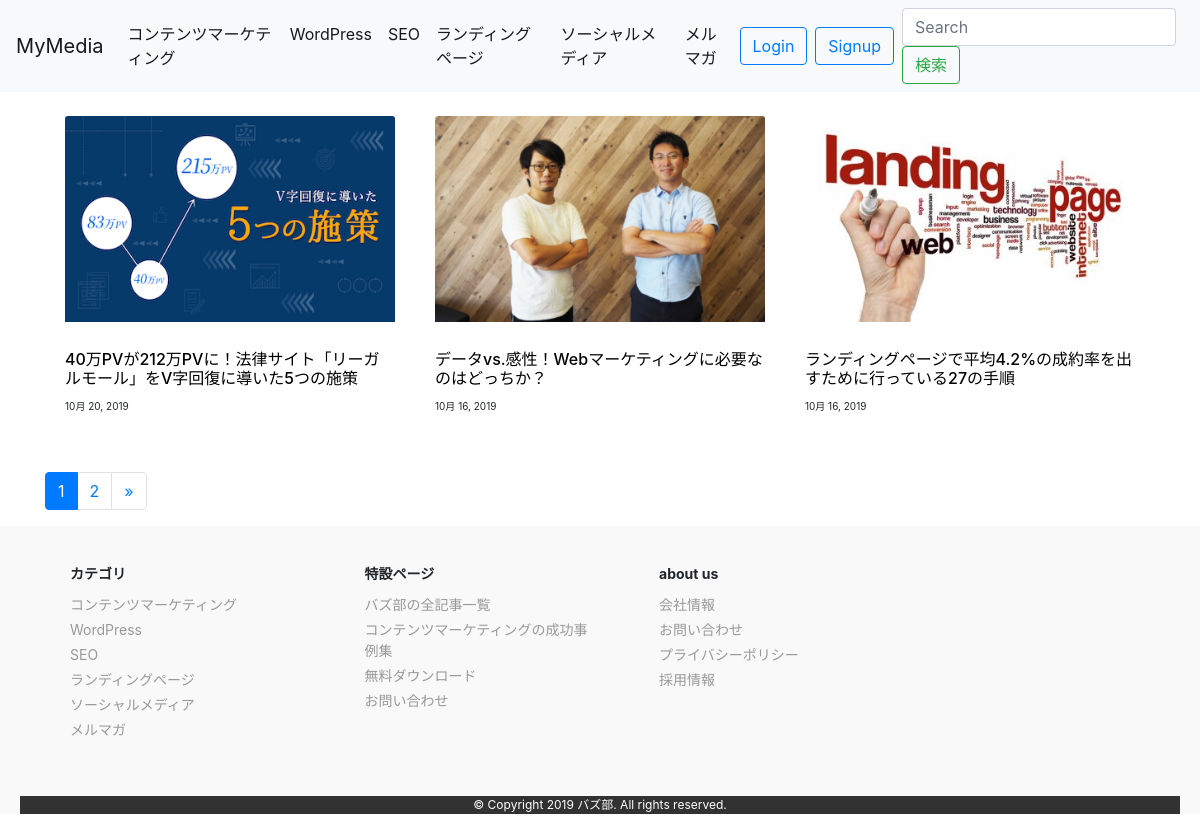
Screenshot of /blog/ with the database file from the repository.
### blog/models.py (models this page shows, shortened)
class Category(models.Model):
    name = models.CharField(max_length=255)
    slug = models.SlugField(unique=True)
    timestamp = models.DateTimeField(auto_now_add=True)

class Post(models.Model):
    category = models.ForeignKey(Category, on_delete=models.PROTECT)
    tags = models.ManyToManyField(Tag, blank=True)
    title = models.CharField(max_length=255)
    content = models.TextField()
    description = models.TextField(blank=True)
    created_at = models.DateTimeField(auto_now_add=True)
    updated_at = models.DateTimeField(auto_now=True)
    published_at = models.DateTimeField(blank=True, null=True)
    is_public = models.BooleanField(default=False)
    image = models.ImageField(
        upload_to='post_images/', null=True, blank=True)
    class Meta:
        ordering = ['-created_at']

### blog/views.py (the view)
# urls.py: path('', IndexView.as_view(), name='index'),
class IndexView(ListView):
    model = Post
    template_name = 'blog/index.html'
    paginate_by = 9

### dbsite2/context_processors.py (called while the page is built)
def common(request):
    context = {
        'categories': Category.objects.annotate(
            num_posts=Count('post', filter=Q(post__is_public=True))),
        'tags': Tag.objects.annotate(
            num_posts=Count('post', filter=Q(post__is_public=True))),
    }
    return context

### blog/templates/blog/index.html (shortened to what this page needs)
{% extends "base.html" %}
{% block content %}
<div class="container">
      {% include "blog/snippets/main_post_list.html" %}
      {% include "blog/snippets/pagination.html" %}
</div>
{% endblock %}

### templates/base/navbar.html (shortened to what this page needs)
<nav class="navbar navbar-expand-lg navbar-light bg-light mb-4">
  <a class="navbar-brand" href="/blog/">MyMedia</a>
  <div class="collapse navbar-collapse" id="navbarSupportedContent">
    <ul class="navbar-nav mr-auto">
      {% for category in categories|dictsort:"id" %}
      <li class="nav-item active">
        <a href="{% url 'blog:category_post' category.slug %}" class="nav-link">{{ category.name }}</a>
      </li>
      {% endfor %}
    </ul>
    {% include "blog/snippets/user_auth.html" %}
    {% include "blog/snippets/search_form.html" %}
  </div>
</nav>

### blog/templates/blog/snippets/main_post_list.html (shortened to what this page needs)
<div class="post-loop-wrap">
{% for post in object_list %}
{% if user.is_authenticated or post.is_public %}
<article class="entry">
  {% if post.image %}
  <figure>
   <a href="{% url 'blog:post_detail' post.id %}">
     <img class="card-img-top" src="{{ post.image.url }}" alt="{{ post.title }}">
   </a>
  </figure>
  {% endif %}
  <header class="post-header">
      <h2 class="post-title">
        <a href="{% url 'blog:post_detail' post.id %}">
          {{ post.title }}
        </a>
      </h2>
  </header>
  <section>
    <p class="pub-date">{{ post.published_at|date }}</p>
  </section>
</article>
{% endif %}
{% empty %}
<p>まだ投稿はありません。</p>
{% endfor %}
</div>

### blog/static/blog/css/blog.css (style rules this page uses)
img { max-width: 100%; height: auto; }
.post-loop-wrap { width: 100%; max-width: 1200px; margin: 0 auto; font-size: 0; }
.entry { width: 33.33%; display: inline-block; vertical-align: top; font-size: 16px; padding: 0 20px 42px; margin: 0; }
.post-loop-wrap .post-header { padding: 12px 0 10px; }
.post-loop-wrap .post-title { font-size: 16px; margin: 0; }
.post-title a { color: #000; }
.pub-date { font-size: 10px; }

### rows the page displays
Category: name "コンテンツマーケティング"
Category: name "WordPress"
Category: name "SEO"
Category: name "ランディングページ"
Category: name "ソーシャルメディア"
Category: name "メルマガ"
Post: image (picture), title "40万PVが212万PVに！法律サイト「リーガルモール」をV字回復に導いた5つの施策", published_at "10月 20, 2019"
Post: image (picture), title "データvs.感性！Webマーケティングに必要なのはどっちか？", published_at "10月 16, 2019"
Post: image (picture), title "ランディングページで平均4.2%の成約率を出すために行っている27の手順", published_at "10月 16, 2019"

### other values shown
{{ num }} "1"
{{ num }} "2"
